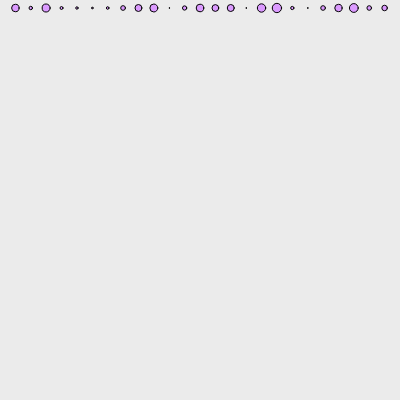
Frame 1 (no input)
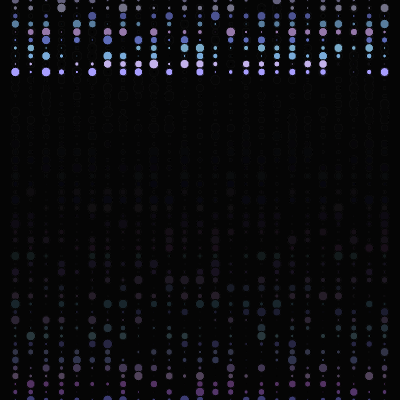
Frame 60 (no input)
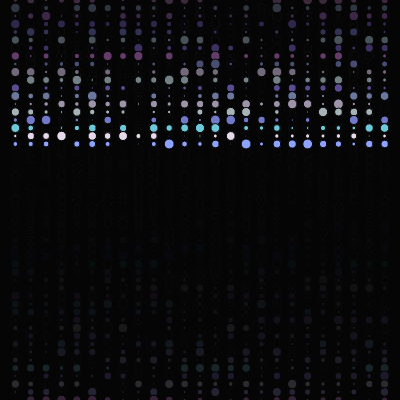
Frame 120 (the mouse pressed at the canvas centre since frame 60)

The p5.js sketch that drew these frames (run headless with seeded random() and noise() and a simulated clock; from frame 60 on, the mouse is pressed at the canvas centre):

// p5.js sketch
// ── sketch.js
let ballNum;
let x;
let y;
let vx;

function setup() {
    createCanvas(400, 400);
    ballNum = 25;
    x = [];
    for (let i = 0; i < ballNum; i++) {
        x.push((width / (ballNum + 1)) * (i + 1));
    }
    y = 0;
    vx = 8;
}

function draw() {
    background(0, 0, 0, 20);

    y = y + vx;
    if (y > height) {
        y = 0;
    }

    fill(random(128, 255), random(128, 255), 255);
    for (let i = 0; i < x.length; i++) {
        circle(x[i], y, random(0, 10));
    }
}
